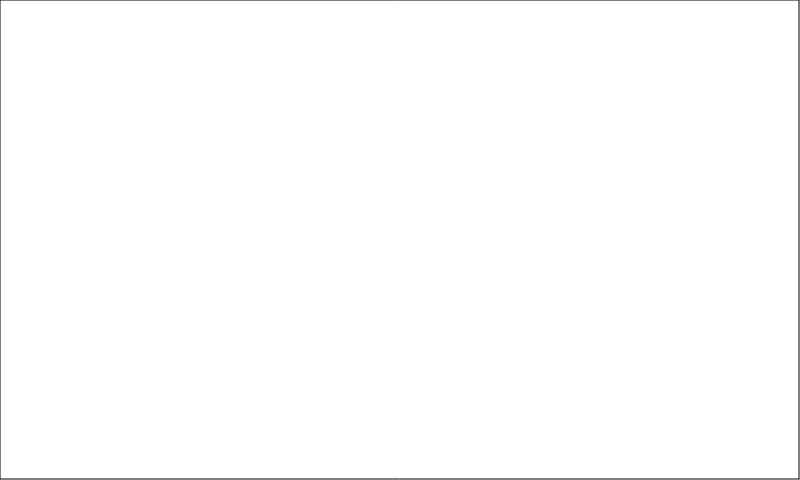
Frame 1 (no input)
Frame 60 (no input): identical to frame 1, image omitted
Frame 120 (the mouse pressed at the canvas centre since frame 60): identical to frame 1, image omitted

The p5.js sketch that drew this single still picture (run headless with seeded random() and noise() and a simulated clock; from frame 60 on, the mouse is pressed at the canvas centre):

// p5.js sketch
// ── sketch.js
function setup() {
  createCanvas(800, 480);
  
  drawEdges();
}

function draw() { 
}

function drawEdges(){
  line(0, 0, width - 1, 0);
  line(0, height - 1, width - 1, height - 1);
  line(0, 0, 0, height - 1);
  line(width - 1, 0, width - 1, height - 1);
}
